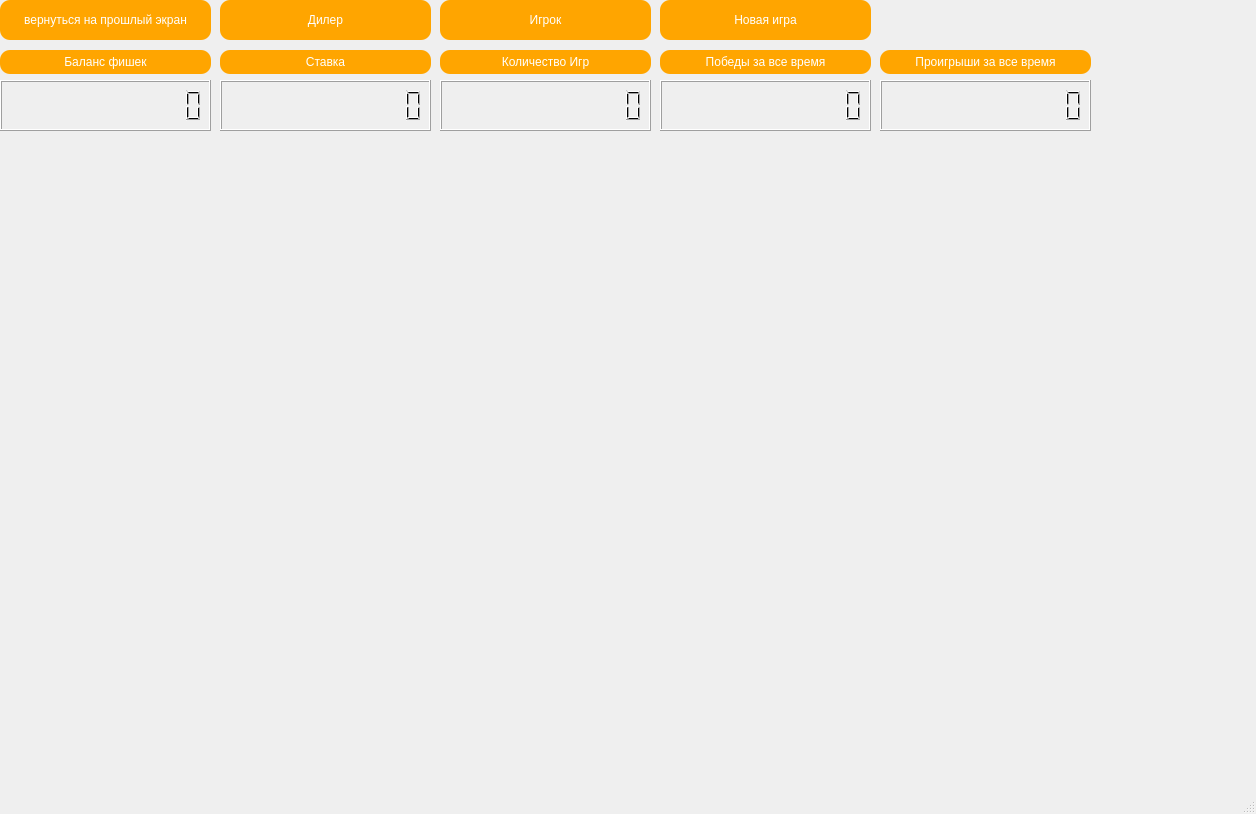
<?xml version="1.0" encoding="UTF-8"?>
<ui version="4.0">
 <class>BlackJack</class>
 <widget class="QMainWindow" name="BlackJack">
  <property name="geometry">
   <rect>
    <x>0</x>
    <y>0</y>
    <width>1256</width>
    <height>814</height>
   </rect>
  </property>
  <property name="windowTitle">
   <string>MainWindow</string>
  </property>
  <property name="styleSheet">
   <string notr="true">QMainWindow
{

	background-image: url(:/source/resource/blackjackground.jpg);

}
</string>
  </property>
  <widget class="QWidget" name="centralwidget">
   <widget class="QPushButton" name="pushButton">
    <property name="geometry">
     <rect>
      <x>0</x>
      <y>0</y>
      <width>211</width>
      <height>40</height>
     </rect>
    </property>
    <property name="styleSheet">
     <string notr="true">QPushButton
{
border:none;
color:white;
background-color:orange;
font: 600 10.5pt &quot;Liberation Serif&quot;;
position: absolute;
border-radius: 10px;
}
QPushButton:Hover
{
    background-color:rgb(255,145,0);
	border-radius: 10px;
}
QPushButton:pressed
{
	background-color:rgb(0,12,0);
	color:rgb(0,255,0);
	border-radius: 10px;
	
}</string>
    </property>
    <property name="text">
     <string>вернуться на прошлый экран</string>
    </property>
   </widget>
   <widget class="QPushButton" name="pushButton_2">
    <property name="geometry">
     <rect>
      <x>220</x>
      <y>0</y>
      <width>211</width>
      <height>40</height>
     </rect>
    </property>
    <property name="styleSheet">
     <string notr="true">QPushButton
{
border:none;
color:white;
background-color:orange;
font: 600 10.5pt &quot;Liberation Serif&quot;;
position: absolute;
border-radius: 10px;
}
QPushButton:Hover
{
    background-color:rgb(255,145,0);
	border-radius: 10px;
}
QPushButton:pressed
{
	background-color:rgb(0,12,0);
	color:rgb(0,255,0);
	border-radius: 10px;
	
}</string>
    </property>
    <property name="text">
     <string>Дилер</string>
    </property>
   </widget>
   <widget class="QPushButton" name="pushButton_3">
    <property name="geometry">
     <rect>
      <x>440</x>
      <y>0</y>
      <width>211</width>
      <height>40</height>
     </rect>
    </property>
    <property name="styleSheet">
     <string notr="true">QPushButton
{
border:none;
color:white;
background-color:orange;
font: 600 10.5pt &quot;Liberation Serif&quot;;
position: absolute;
border-radius: 10px;
}
QPushButton:Hover
{
    background-color:rgb(255,145,0);
	border-radius: 10px;
}
QPushButton:pressed
{
	background-color:rgb(0,12,0);
	color:rgb(0,255,0);
	border-radius: 10px;
	
}</string>
    </property>
    <property name="text">
     <string>Игрок</string>
    </property>
   </widget>
   <widget class="QWidget" name="widget" native="true">
    <property name="geometry">
     <rect>
      <x>10</x>
      <y>470</y>
      <width>931</width>
      <height>311</height>
     </rect>
    </property>
   </widget>
   <widget class="QPushButton" name="pushButton_4">
    <property name="geometry">
     <rect>
      <x>660</x>
      <y>0</y>
      <width>211</width>
      <height>40</height>
     </rect>
    </property>
    <property name="styleSheet">
     <string notr="true">QPushButton
{
border:none;
color:white;
background-color:orange;
font: 600 10.5pt &quot;Liberation Serif&quot;;
position: absolute;
border-radius: 10px;
}
QPushButton:Hover
{
    background-color:orange;
	border-radius: 10px;
}
QPushButton:pressed
{
	background-color:rgb(0,12,0);
	color:rgb(0,255,0);
	border-radius: 10px;
	
}</string>
    </property>
    <property name="text">
     <string>Новая игра</string>
    </property>
   </widget>
   <widget class="QPushButton" name="pushButton_5">
    <property name="geometry">
     <rect>
      <x>0</x>
      <y>50</y>
      <width>211</width>
      <height>24</height>
     </rect>
    </property>
    <property name="styleSheet">
     <string notr="true">QPushButton
{
border:none;
color:white;
background-color:orange;
font: 600 10.5pt &quot;Liberation Serif&quot;;
position: absolute;
border-radius: 10px;
}
QPushButton:Hover
{
    background-color:orange;
	color:white;
	border-radius: 10px;
}
QPushButton:pressed
{
	background-color:orange;
	color:white;
	border-radius: 10px;
	
}</string>
    </property>
    <property name="text">
     <string>Баланс фишек</string>
    </property>
   </widget>
   <widget class="QLCDNumber" name="lcdNumber">
    <property name="geometry">
     <rect>
      <x>0</x>
      <y>80</y>
      <width>211</width>
      <height>51</height>
     </rect>
    </property>
    <property name="digitCount">
     <number>12</number>
    </property>
   </widget>
   <widget class="QWidget" name="widget_3" native="true">
    <property name="geometry">
     <rect>
      <x>10</x>
      <y>190</y>
      <width>931</width>
      <height>261</height>
     </rect>
    </property>
   </widget>
   <widget class="QPushButton" name="pushButton_6">
    <property name="geometry">
     <rect>
      <x>220</x>
      <y>50</y>
      <width>211</width>
      <height>24</height>
     </rect>
    </property>
    <property name="styleSheet">
     <string notr="true">QPushButton
{
border:none;
color:white;
background-color:orange;
font: 600 10.5pt &quot;Liberation Serif&quot;;
position: absolute;
border-radius: 10px;
}
QPushButton:Hover
{
    background-color:orange;
	color:white;
	border-radius: 10px;
}
QPushButton:pressed
{
	background-color:orange;
	color:white;
	border-radius: 10px;
	
}</string>
    </property>
    <property name="text">
     <string>Ставка</string>
    </property>
   </widget>
   <widget class="QLCDNumber" name="lcdNumber_2">
    <property name="geometry">
     <rect>
      <x>220</x>
      <y>80</y>
      <width>211</width>
      <height>51</height>
     </rect>
    </property>
    <property name="digitCount">
     <number>12</number>
    </property>
   </widget>
   <widget class="QPushButton" name="pushButton_7">
    <property name="geometry">
     <rect>
      <x>440</x>
      <y>50</y>
      <width>211</width>
      <height>24</height>
     </rect>
    </property>
    <property name="styleSheet">
     <string notr="true">QPushButton
{
border:none;
color:white;
background-color:orange;
font: 600 10.5pt &quot;Liberation Serif&quot;;
position: absolute;
border-radius: 10px;
}
QPushButton:Hover
{
    background-color:orange;
	color:white;
	border-radius: 10px;
}
QPushButton:pressed
{
	background-color:orange;
	color:white;
	border-radius: 10px;
	
}</string>
    </property>
    <property name="text">
     <string>Количество Игр</string>
    </property>
   </widget>
   <widget class="QLCDNumber" name="lcdNumber_3">
    <property name="geometry">
     <rect>
      <x>440</x>
      <y>80</y>
      <width>211</width>
      <height>51</height>
     </rect>
    </property>
    <property name="digitCount">
     <number>12</number>
    </property>
   </widget>
   <widget class="QPushButton" name="pushButton_8">
    <property name="geometry">
     <rect>
      <x>660</x>
      <y>50</y>
      <width>211</width>
      <height>24</height>
     </rect>
    </property>
    <property name="styleSheet">
     <string notr="true">QPushButton
{
border:none;
color:white;
background-color:orange;
font: 600 10.5pt &quot;Liberation Serif&quot;;
position: absolute;
border-radius: 10px;
}
QPushButton:Hover
{
    background-color:orange;
	color:white;
	border-radius: 10px;
}
QPushButton:pressed
{
	background-color:orange;
	color:white;
	border-radius: 10px;
	
}</string>
    </property>
    <property name="text">
     <string>Победы за все время</string>
    </property>
   </widget>
   <widget class="QLCDNumber" name="lcdNumber_4">
    <property name="geometry">
     <rect>
      <x>660</x>
      <y>80</y>
      <width>211</width>
      <height>51</height>
     </rect>
    </property>
    <property name="digitCount">
     <number>12</number>
    </property>
   </widget>
   <widget class="QPushButton" name="pushButton_9">
    <property name="geometry">
     <rect>
      <x>880</x>
      <y>50</y>
      <width>211</width>
      <height>24</height>
     </rect>
    </property>
    <property name="styleSheet">
     <string notr="true">QPushButton
{
border:none;
color:white;
background-color:orange;
font: 600 10.5pt &quot;Liberation Serif&quot;;
position: absolute;
border-radius: 10px;
}
QPushButton:Hover
{
    background-color:orange;
	color:white;
	border-radius: 10px;
}
QPushButton:pressed
{
	background-color:orange;
	color:white;
	border-radius: 10px;
	
}</string>
    </property>
    <property name="text">
     <string>Проигрыши за все время</string>
    </property>
   </widget>
   <widget class="QLCDNumber" name="lcdNumber_5">
    <property name="geometry">
     <rect>
      <x>880</x>
      <y>80</y>
      <width>211</width>
      <height>51</height>
     </rect>
    </property>
    <property name="digitCount">
     <number>12</number>
    </property>
   </widget>
  </widget>
  <widget class="QMenuBar" name="menubar">
   <property name="geometry">
    <rect>
     <x>0</x>
     <y>0</y>
     <width>1256</width>
     <height>21</height>
    </rect>
   </property>
  </widget>
  <widget class="QStatusBar" name="statusbar"/>
 </widget>
 <resources/>
 <connections/>
</ui>
